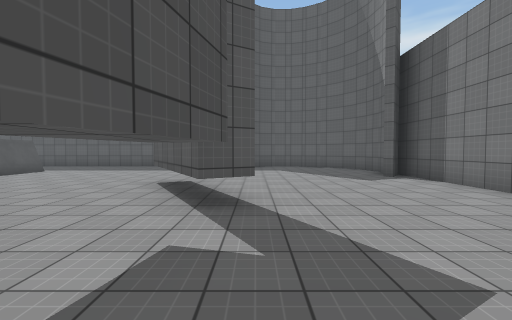
[1] (above)

15 first-person views from a walk through a 3-D level made in the Unity game engine. The camera is 1.4 m above the floor, tilts 2° down and sees 90° across. The floor is counted in squares, 2 m on a side. Each view is taken from the middle of a square. On the plan, view 1 faces up. The plan holds only what a view shows up to about 9 squares ahead; the rest is blank. The place goes on beyond the plan. The player character is not drawn. Surface patterns are stand-ins for the level's own textures.

[2]
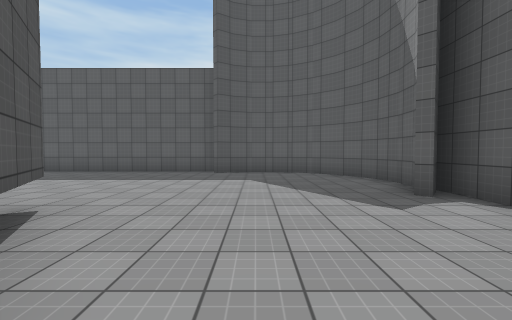

[3]
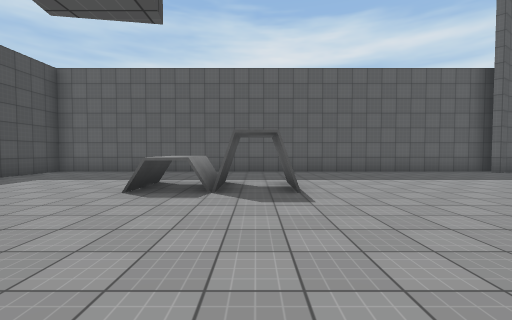

[4]
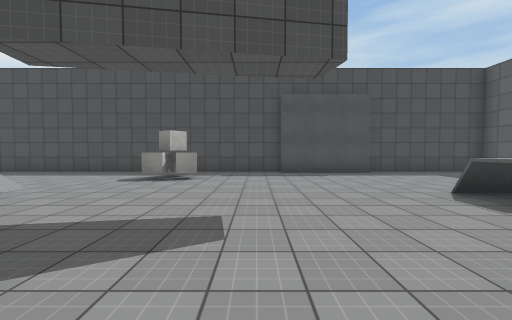

[5]
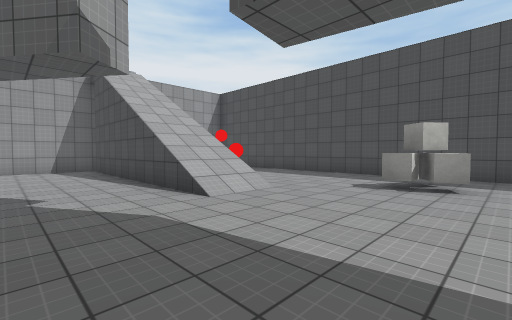

[6]
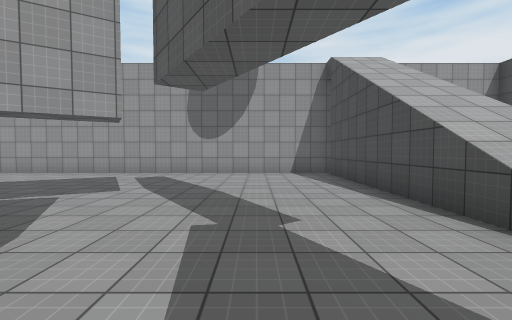

[7]
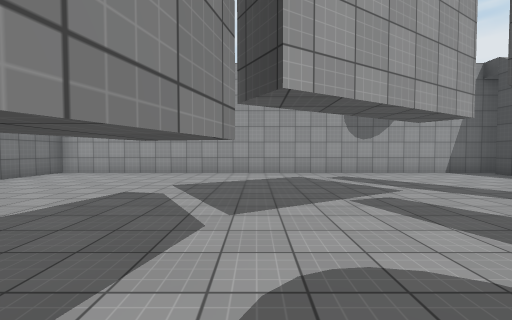

[8]
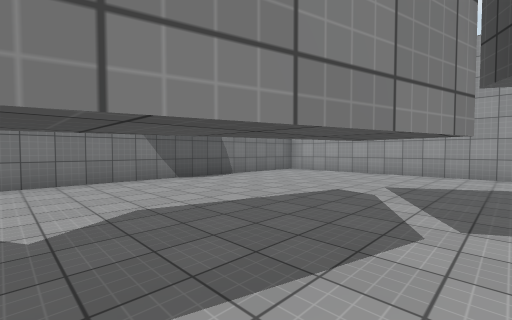

[9]
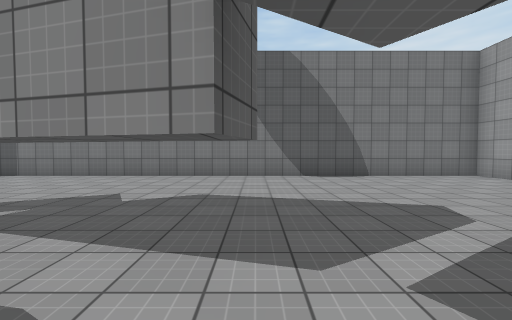

[10]
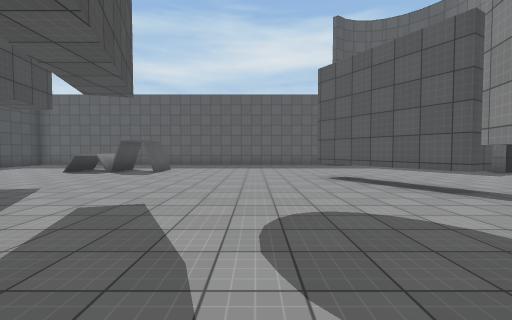

[11]
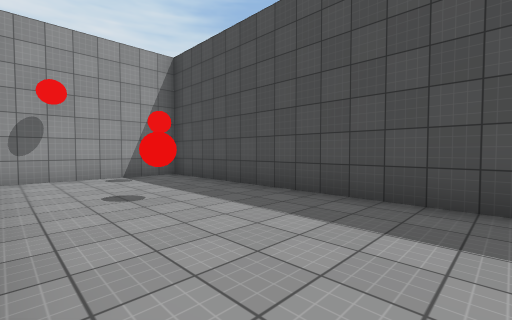

[12]
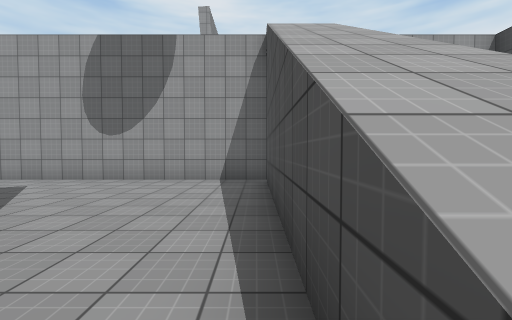

[13]
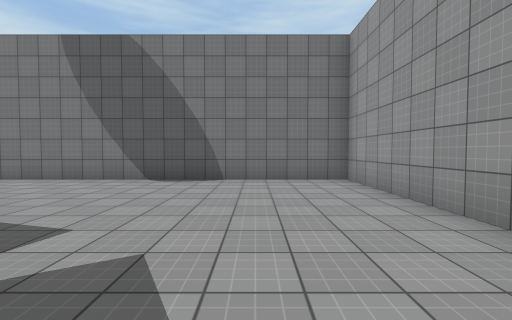

[14]
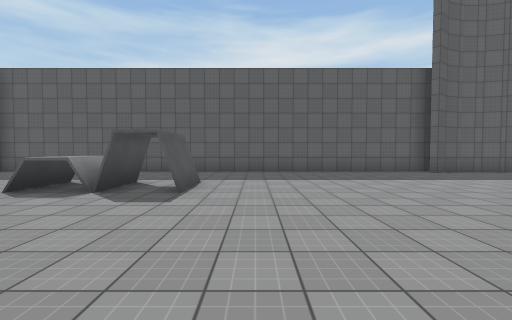

[15]
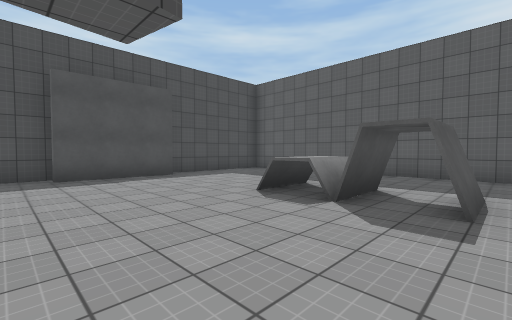

### Floor plan
Key: @ floor where view 1 was taken; # wall or solid block; . floor; / step, stairs or slope; ^ raised ledge; T thing the floor can be seen under or through; C cube; B red ball.
Columns run from 15 left of view 1 to 5 right of it. Each row starts with its distance up from view 1.
 12 ###################
 11 #.................##
 10 #..................#
  9 #..................#
  8 #....^..#..........#
  7 #..................##
  6 #............T......#
  5 #............TT.....#
  4 #.............T.....#
  3 #.............T.....#
  2 #.C...........T.....#
  1 #.............T.....#
  0 #.............#@....#
 -1 #..../..............#
 -2 #..../..............#
 -3 #..../..............#
 -4 #.B../..............#
 -5 #..../..............#
 -6 #..../..............#
 -7 #..../..............#
 -8 #####################

Positions as (right, up) in squares from view 1, and headings:
1: (0, 0), facing up
2: (1, 3), facing up
3: (-8, 3), facing up
4: (-6, 4), facing left
5: (-7, 3), facing down-left
6: (-7, 1), facing down
7: (-2, 1), facing down
8: (-2, 1), facing down-right
9: (-3, -1), facing right
10: (-4, -1), facing up
11: (-11, 0), facing down-left
12: (-9, -1), facing down
13: (-2, -5), facing right
14: (-6, 3), facing up
15: (-7, 4), facing up-left
